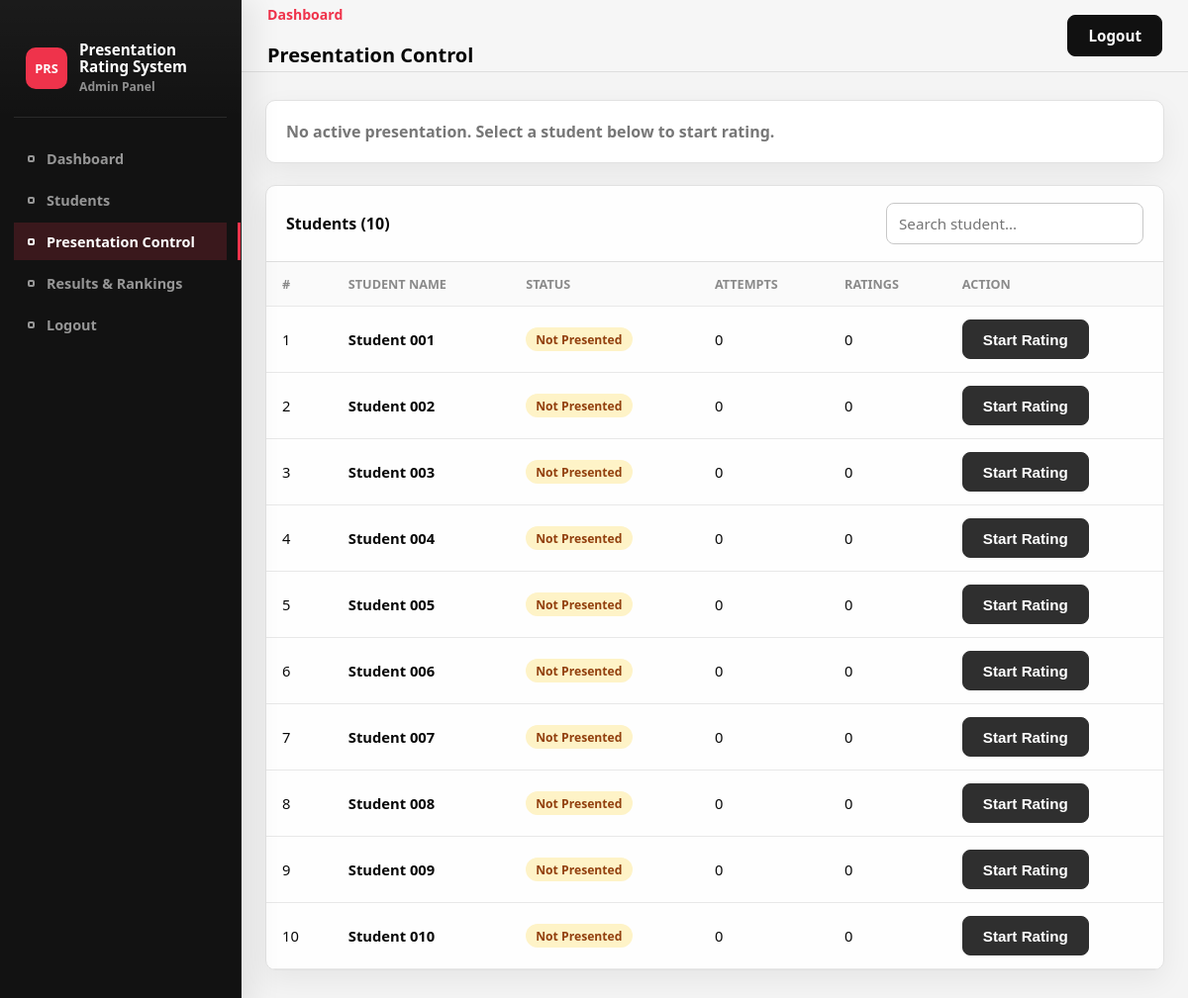
Page /presentation_control (signed in) on the committed database.
### tables this page shows
CREATE TABLE users (
            id INTEGER PRIMARY KEY AUTOINCREMENT,
            name TEXT UNIQUE NOT NULL,
            password TEXT NOT NULL,
            role TEXT NOT NULL
        );

### app.py (the view, shortened to what this page needs)
@app.route('/presentation_control')
def presentation_control():
    if not require_admin():
        return redirect(url_for('admin_login'))
    conn = get_db()
    status = conn.execute('SELECT * FROM session_status WHERE id = 1').fetchone()
    students = conn.execute('''
        SELECT
            u.id,
            u.name,
            COALESCE(p.status, 'not_presented') as pres_status,
            p.id as pres_id,
            COALESCE((
                SELECT COUNT(*)
                FROM ratings r
                WHERE r.presentation_id = p.id
            ), 0) as ratings_received,
            COALESCE((
                SELECT COUNT(*)
                FROM presentations p_count
                WHERE p_count.presenter_id = u.id
            ), 0) as presentation_count
        FROM users u
        LEFT JOIN presentations p ON p.id = (
            SELECT p_latest.id
            FROM presentations p_latest
            WHERE p_latest.presenter_id = u.id
            ORDER BY p_latest.id DESC
            LIMIT 1
        )
        WHERE u.role = 'student'
        ORDER BY u.name
    ''').fetchall()
    current_presenter = None
    ratings_received = 0
    conn.close()
    return render_template('presentation_control.html',
                           status=status,
                           students=students,
                           current_presenter=current_presenter,
                           ratings_received=ratings_received)

### app.py (called while the page is built)
def require_admin():
    return session.get('role') == 'admin'

### database.py (called while the page is built)
def get_db():
    conn = sqlite3.connect(DB_PATH)
    conn.row_factory = sqlite3.Row
    conn.execute("PRAGMA foreign_keys = ON")
    return conn

### templates/presentation_control.html (shortened to what this page needs)
<!DOCTYPE html>
<html lang="en">
<head>
<link rel="stylesheet" href="{{ url_for('static', filename='style.css') }}">
</head>
<body>
<div class="page-wrap">
  <aside class="side-nav">
    <div class="side-brand">
      <div class="side-logo">PRS</div>
      <div>
        <div class="side-title">Presentation<br>Rating System</div>
        <div class="side-subtitle">Admin Panel</div>
      </div>
    </div>
    <nav class="side-menu">
      <a href="{{ url_for('admin_dashboard') }}" class="side-link">Dashboard</a>
      <a href="{{ url_for('manage_students') }}" class="side-link">Students</a>
      <a href="{{ url_for('presentation_control') }}" class="side-link active">Presentation Control</a>
      <a href="{{ url_for('admin_results') }}" class="side-link">Results &amp; Rankings</a>
      <a href="{{ url_for('logout') }}" class="side-link">Logout</a>
    </nav>
  </aside>
  <header class="page-header">
    <div class="page-header-inner">
      <div>
        <a href="{{ url_for('admin_dashboard') }}" class="back-link">Dashboard</a>
        <h2 class="page-title">Presentation Control</h2>
      </div>
      <a href="{{ url_for('logout') }}" class="btn btn-logout">Logout</a>
    </div>
  </header>
  <main class="page-main">
    <div class="status-banner {% if status.is_active %}status-active{% else %}status-idle{% endif %}">
      {% if status.is_active and current_presenter %}
        <div class="status-row">
          <div>
            <div class="status-label">Currently Presenting</div>
            <div class="status-name">{{ current_presenter.name }}</div>
          </div>
          <div class="status-center">
            <div class="status-label">Rating Status</div>
            <div class="status-badge open">OPEN</div>
          </div>
          <div>
            <div class="status-label">Ratings Received</div>
            <div class="status-count" id="ratingsCount">{{ ratings_received }} / 139</div>
          </div>
          <div>
            <form method="POST" action="{{ url_for('close_presentation') }}" onsubmit="return confirm('Close rating for this presenter?')">
              <button type="submit" class="btn btn-close-rating">Close Rating</button>
            </form>
          </div>
        </div>
      {% else %}
        <div class="status-idle-text">No active presentation. Select a student below to start rating.</div>
      {% endif %}
    </div>
    <div class="table-container">
      <div class="table-header">
        <span>Students ({{ students|length }})</span>
        <input type="text" id="studentSearch" class="search-input" placeholder="Search student...">
      </div>
      <table class="data-table" id="studentTable">
        <thead>
          <tr>
            <th>#</th>
            <th>Student Name</th>
            <th>Status</th>
            <th>Attempts</th>
            <th>Ratings</th>
            <th>Action</th>
          </tr>
        </thead>
        <tbody>
          {% for s in students %}
          <tr>
            <td>{{ loop.index }}</td>
            <td><strong>{{ s.name }}</strong></td>
            <td>
              {% if s.pres_status == 'open' %}
                <span class="badge badge-open">Open</span>
              {% elif s.pres_status == 'closed' %}
                <span class="badge badge-closed">Completed</span>
              {% else %}
                <span class="badge badge-pending">Not Presented</span>
              {% endif %}
            </td>
            <td>{{ s.presentation_count }}</td>
            <td>{{ s.ratings_received }}</td>
            <td>
              {% if s.pres_status == 'not_presented' or s.pres_status is none or s.pres_status == 'closed' %}
                {% if status.is_active %}
                  <button class="btn btn-start-disabled" disabled title="Close current presentation first">
                    {% if s.pres_status == 'closed' %}Start Again{% else %}Start Rating{% endif %}
                  </button>
                {% else %}
                  <form method="POST" action="{{ url_for('start_presentation', student_id=s.id) }}">
                    <button type="submit" class="btn btn-start">
                      {% if s.pres_status == 'closed' %}Start Again{% else %}Start Rating{% endif %}
                    </button>
                  </form>
                {% endif %}
              {% elif s.pres_status == 'open' %}
                <span class="active-text">Active</span>
              {% endif %}
            </td>
          </tr>
          {% endfor %}
        </tbody>
      </table>
    </div>
  </main>
</div>
</body>
</html>

### rows in the picture
users: name "Student 001", presentation_count "0", ratings_received "0"
users: name "Student 002", presentation_count "0", ratings_received "0"
users: name "Student 003", presentation_count "0", ratings_received "0"
users: name "Student 004", presentation_count "0", ratings_received "0"
users: name "Student 005", presentation_count "0", ratings_received "0"
users: name "Student 006", presentation_count "0", ratings_received "0"
users: name "Student 007", presentation_count "0", ratings_received "0"
users: name "Student 008", presentation_count "0", ratings_received "0"
users: name "Student 009", presentation_count "0", ratings_received "0"
users: name "Student 010", presentation_count "0", ratings_received "0"

### other values in the picture
{{ students|length }} "10"
